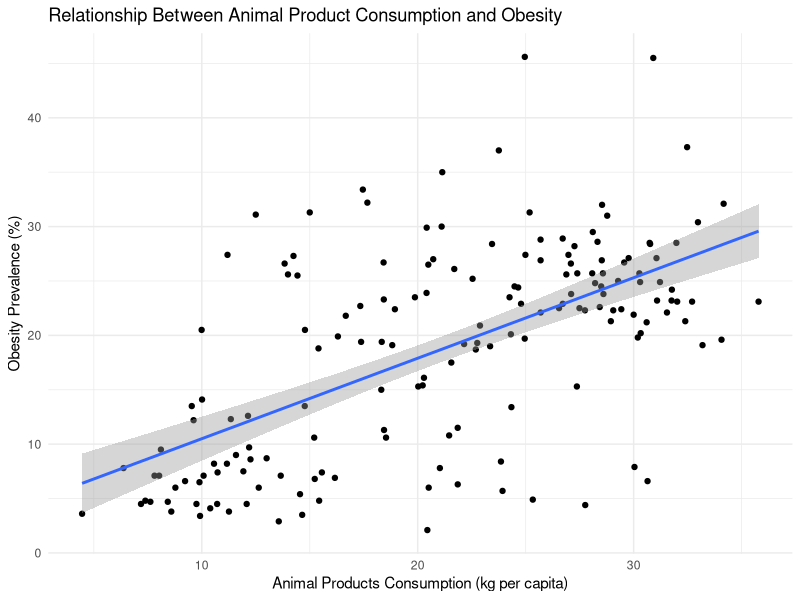
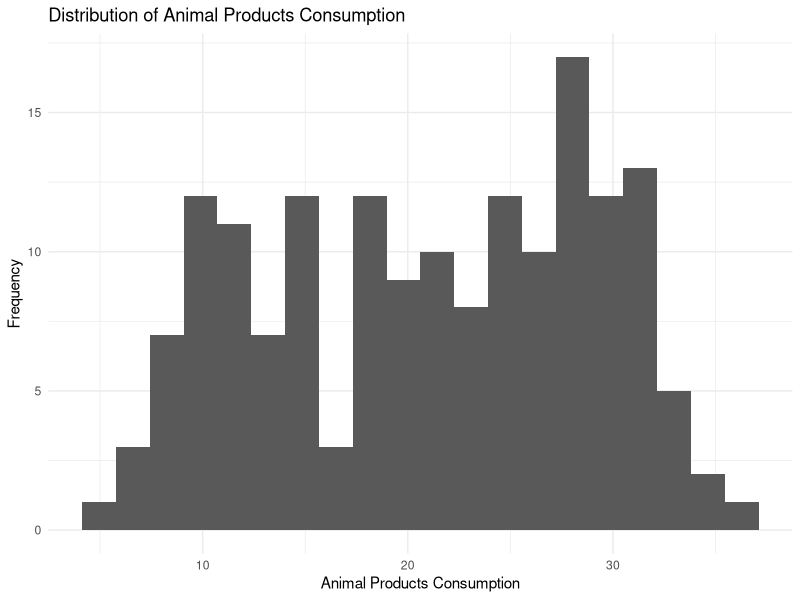
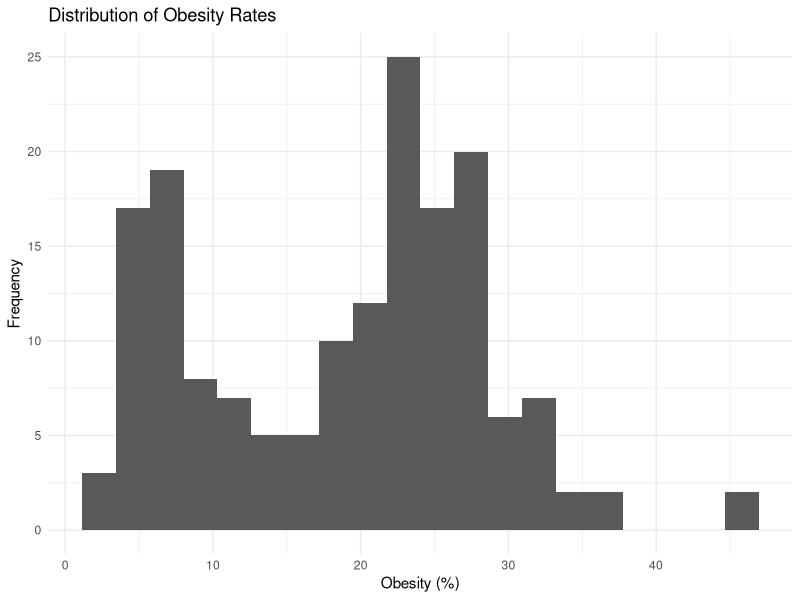
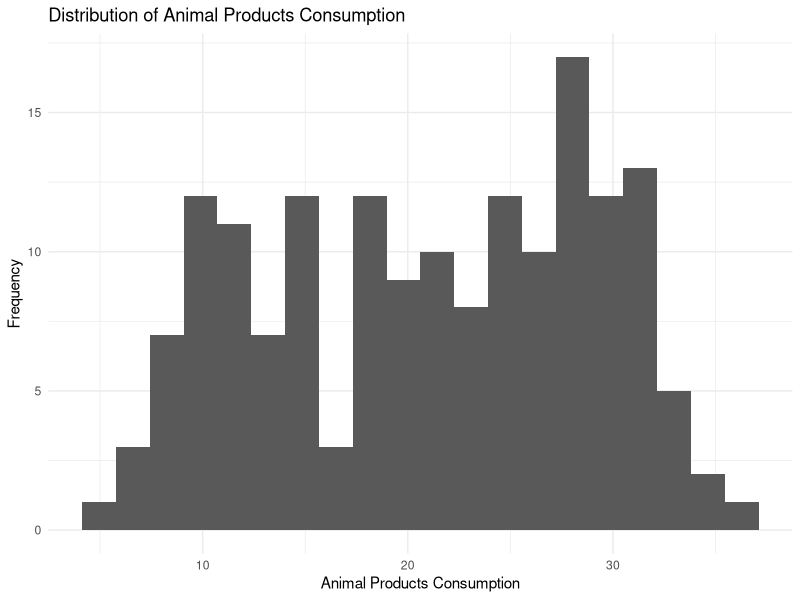
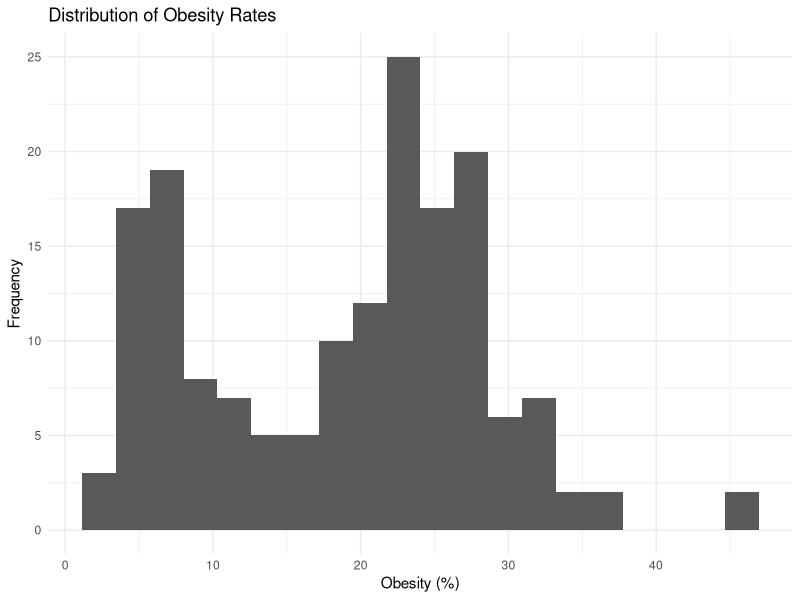
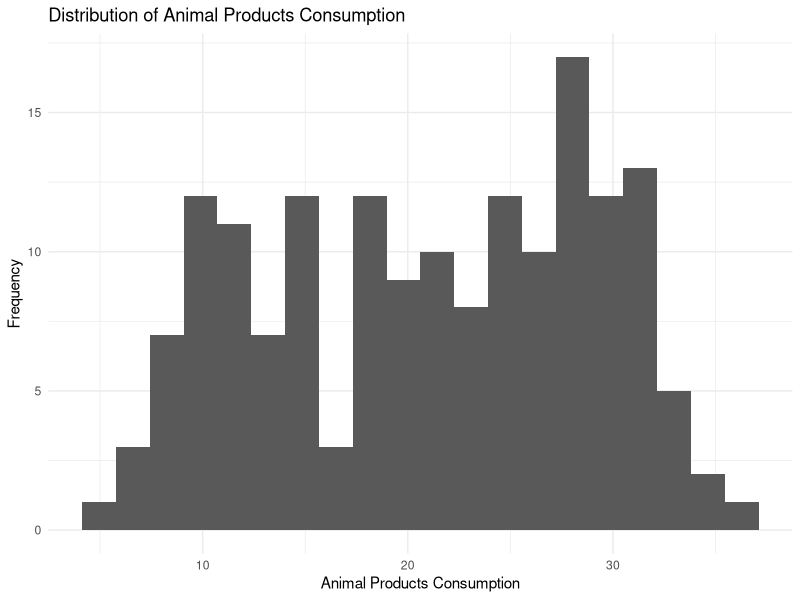
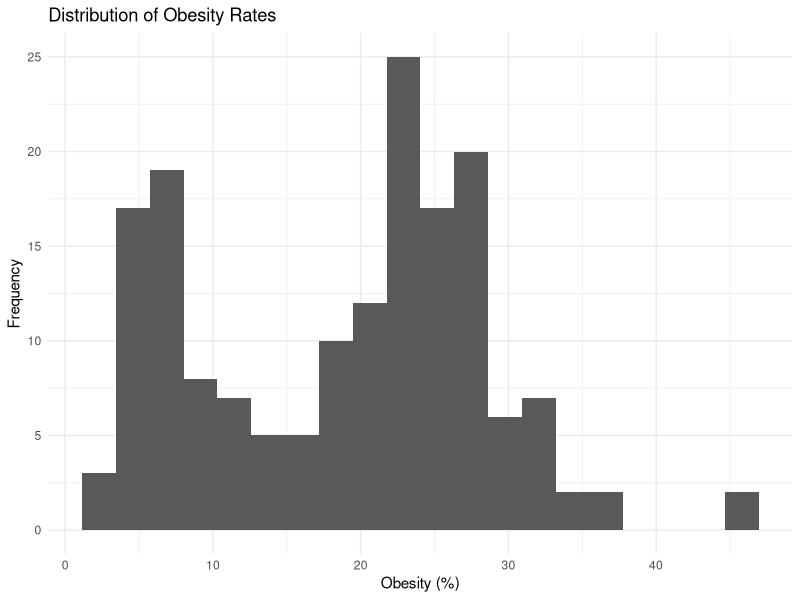
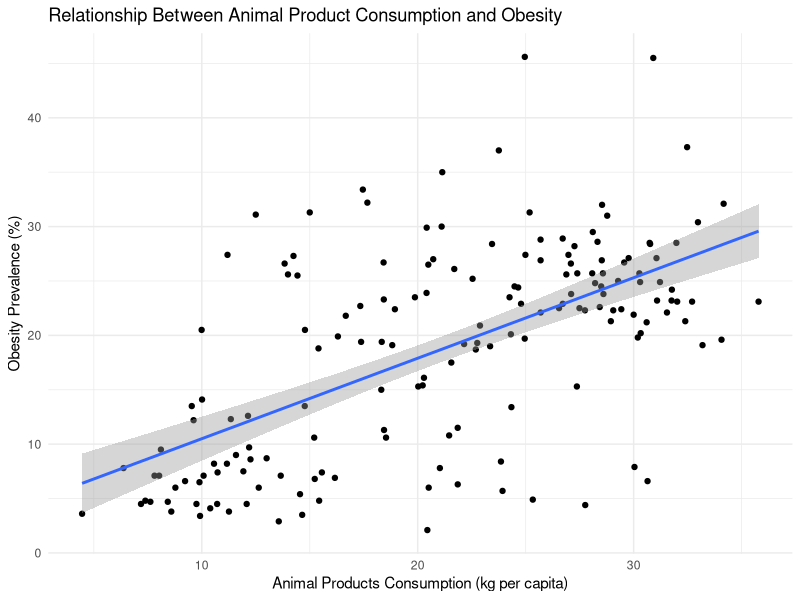

Recreate these plots in R, in order.
# ==========================
# Load Libraries
# ==========================
library(tidyverse)

# ==========================
# Load Dataset
# ==========================
# Replace 'data.csv' with the actual filename
df <- read.csv("Protein_Supply_Quantity_Data.csv")

# ==========================
# Select Needed Variables
# ==========================
data_clean <- df %>%
  select(Country, Animal.Products = Animal.Products, Obesity) %>%
  filter(!is.na(Animal.Products), !is.na(Obesity))

# ==========================
# Scatter Plot (Main Plot)
# ==========================
p1 <- ggplot(data_clean, aes(x = Animal.Products, y = Obesity)) +
  geom_point() +
  geom_smooth(method = "lm", se = TRUE) +
  labs(title = "Relationship Between Animal Product Consumption and Obesity",
       x = "Animal Products Consumption (kg per capita)",
       y = "Obesity Prevalence (%)") +
  theme_minimal()

print(p1)

# ==========================
# Histogram of Variables
# ==========================
p2 <- ggplot(data_clean, aes(x = Animal.Products)) +
  geom_histogram(bins = 20) +
  labs(title = "Distribution of Animal Products Consumption",
       x = "Animal Products Consumption",
       y = "Frequency") +
  theme_minimal()

print(p2)

p3 <- ggplot(data_clean, aes(x = Obesity)) +
  geom_histogram(bins = 20) +
  labs(title = "Distribution of Obesity Rates",
       x = "Obesity (%)",
       y = "Frequency") +
  theme_minimal()

print(p3)

ggsave("hist_animal_products.pdf", plot = p2, width = 7, height = 5)
ggsave("hist_obesity.pdf", plot = p3, width = 7, height = 5)

ggsave("hist_animal_products.png", plot = p2, width = 7, height = 5)
ggsave("hist_obesity.png", plot = p3, width = 7, height = 5)

# Save scatter plot
ggsave("scatter_plot.pdf", plot = p1, width = 7, height = 5)
ggsave("scatter_plot.png", plot = p1, width = 7, height = 5, dpi = 300)

# ==========================
# Statistical Test
# Pearson Correlation Test
# ==========================
cor_test <- cor.test(data_clean$Animal.Products,
                     data_clean$Obesity,
                     method = "pearson")

print(cor_test)

# ==========================
# Linear Regression Model
# (Optional but recommended)
# ==========================
model <- lm(Obesity ~ Animal.Products, data = data_clean)
summary(model)
